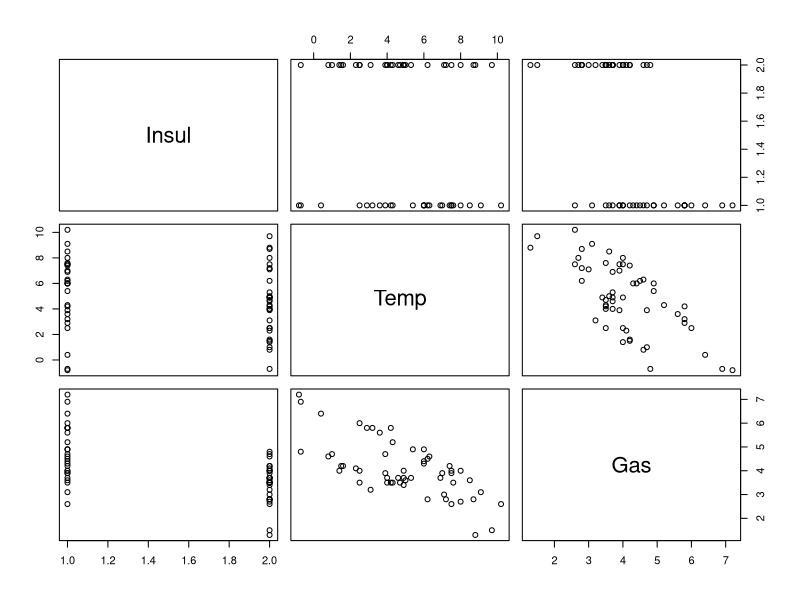
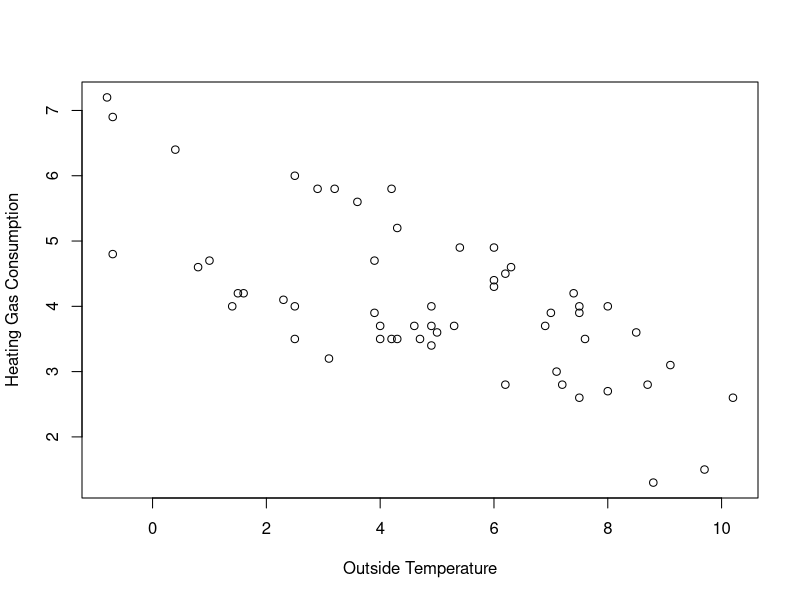
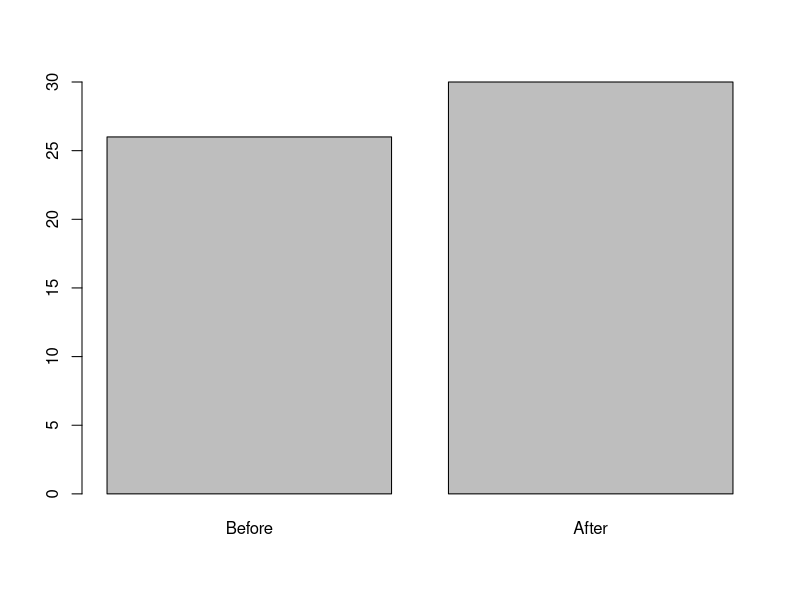
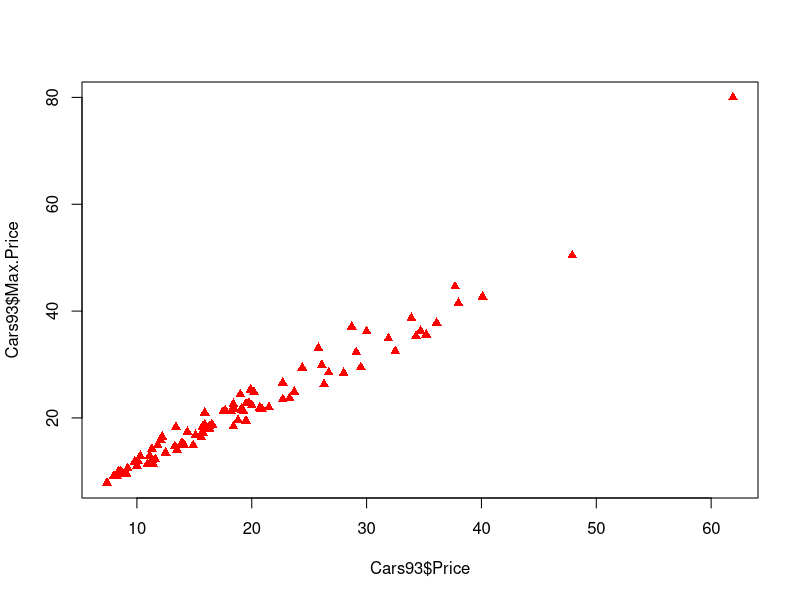
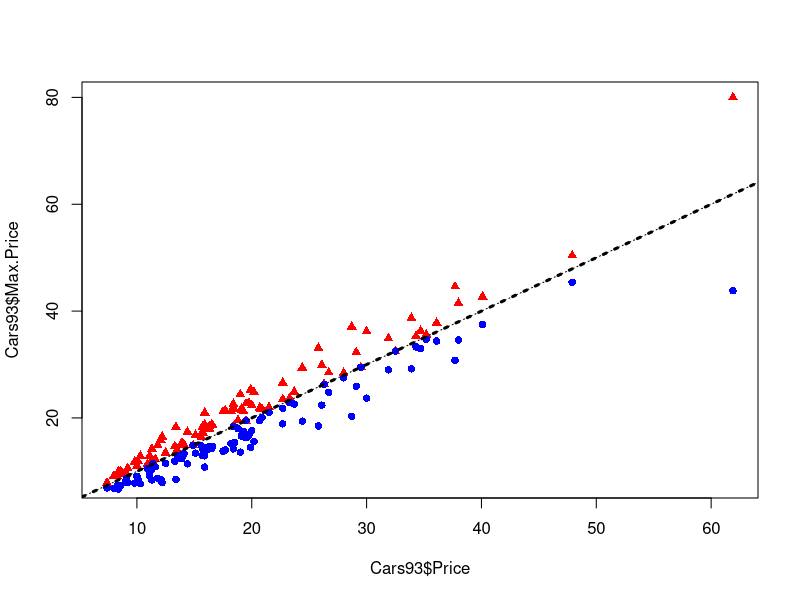
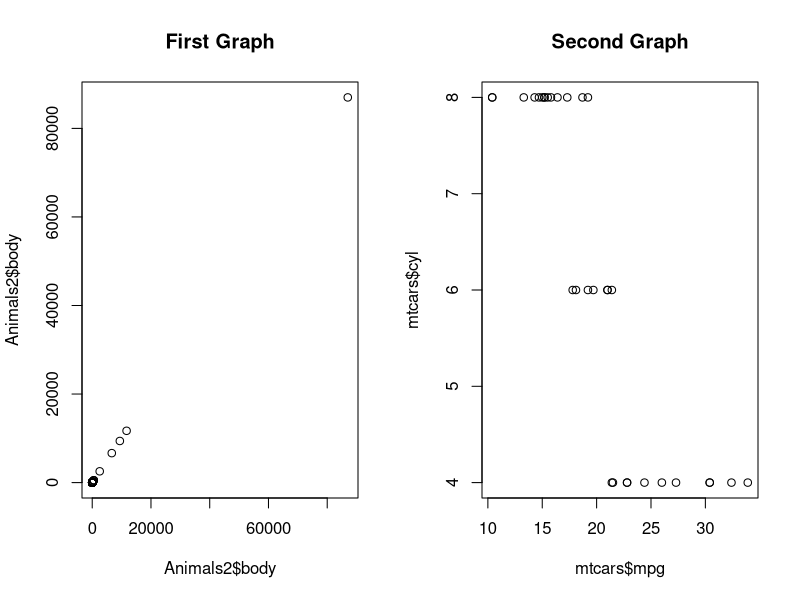
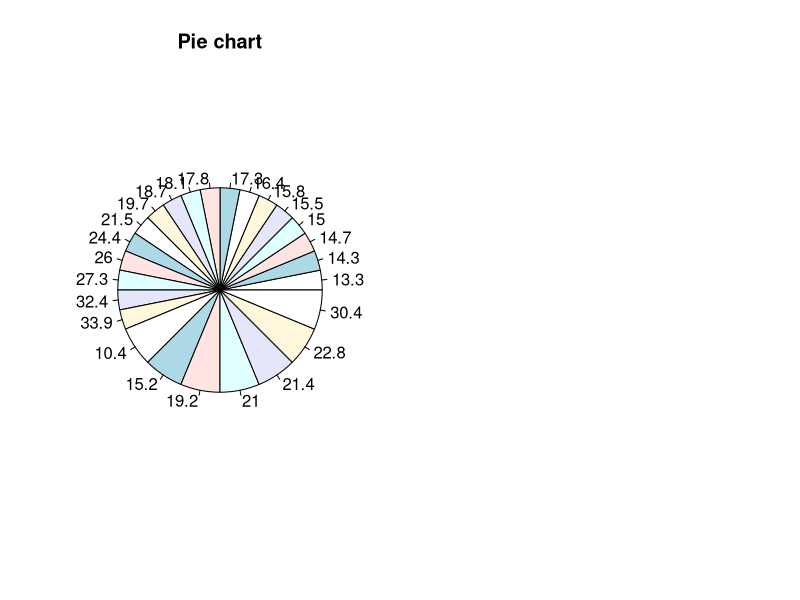
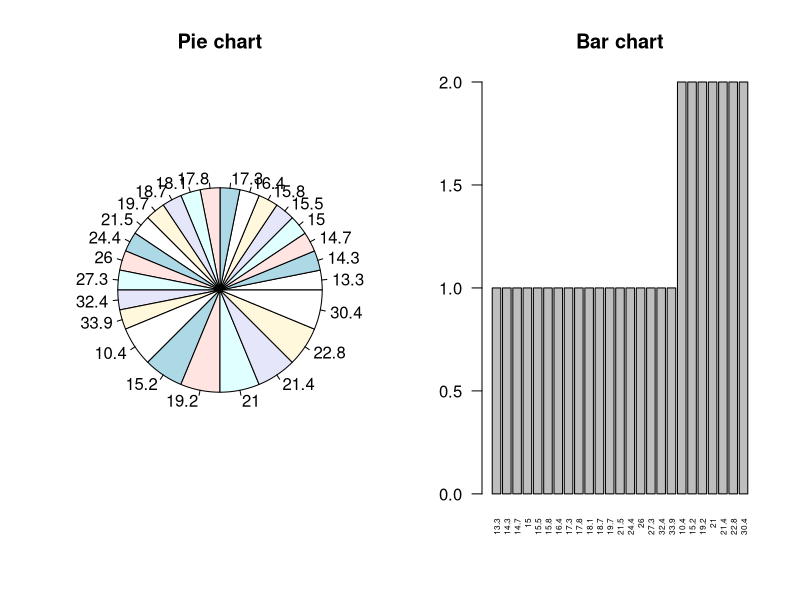

R code for these plots, in order:
install.packages("MASS")
library(MASS)

plot(whiteside)

plot(whiteside$Temp, whiteside$Gas,xlab="Outside Temperature", ylab="Heating Gas Consumption")
dev.off()
plot(whiteside$Insul)

# Defining color as red
plot(Cars93$Price, Cars93$Max.Price,pch=17, col='red')

# Defining shape of plotted point as triangle by using pch attribute
plot(Cars93$Price, Cars93$Max.Price,pch=17, col='red')

#Adding new grsph on existing graph
points(Cars93$Price,Cars93$Min.Price, pch=16, col='blue')

# Add an equality reference line with abline
abline(a=0,b=1,lty=3)

#defining the width of the dashed line
abline(a=0,b=1,lty=3, lwd=3)


#creating multiple plot arrays
install.packages("robustbase")

library(robustbase)

# set up the side by side plot array
par(mfrow=c(1,2))

Animals2

#Plotting first graph
plot(Animals2$body, Animals2$body)

#add the first title
title("First Graph")

#Plotting second graph
plot(mtcars$mpg, mtcars$cyl)

#add the second title
title("Second Graph")


#plotting a pie chart
tbl<-sort(table(mtcars$mpg), decreasing = FALSE)
pie(tbl)
title("Pie chart")

#Setting screen for 2 graphs next to each other
par(mfrow=c(1,2))

#Plotting pie cahrt
tbl<-sort(table(mtcars$mpg), decreasing = FALSE)
pie(tbl)
title("Pie chart")

#Plotting a bar graph
barplot(tbl, las=2, cex.names=0.5)

#Adding a title
title("Bar chart")

#las used for label orientation
barplot(tbl, las=2)
barplot(tbl, las=0, cex.names = 0.5)



#Plotting a histogram
hist(cars$speed, msin="hidt() plot")

#various types of type available in plot function
plot(mtcars$mpg, type="line")
plot(mtcars$mpg, type="steps")
plot(mtcars$mpg, type="o")



#Add text to certain points 
index3<- which(Cars93$Cylinders == 3)
index3

plot(Cars93$Horsepower, Cars93$MPG.city)
text(x=Cars93$Horsepower[index3], y=Cars93$MPG.city[index3], labels=Cars93$Make[index3],adj=0)
text(x=Cars93$Horsepower[index3], y=Cars93$MPG.city[index3], labels=Cars93$Make[index3],adj=1)

#Adjust text position, size and font         

plot(Cars93$Horsepower, Cars93$MPG.city)

points(x=Cars93$Horsepower[index3], y=Cars93$MPG.city[index3], pch=16)

#Add car names, offset from points, with larger bold font
text(x=Cars93$Horsepower[index3], y=Cars93$MPG.city[index3],Cars93$Make[index3], adj=-0.2, cex=1.2, font=4)
